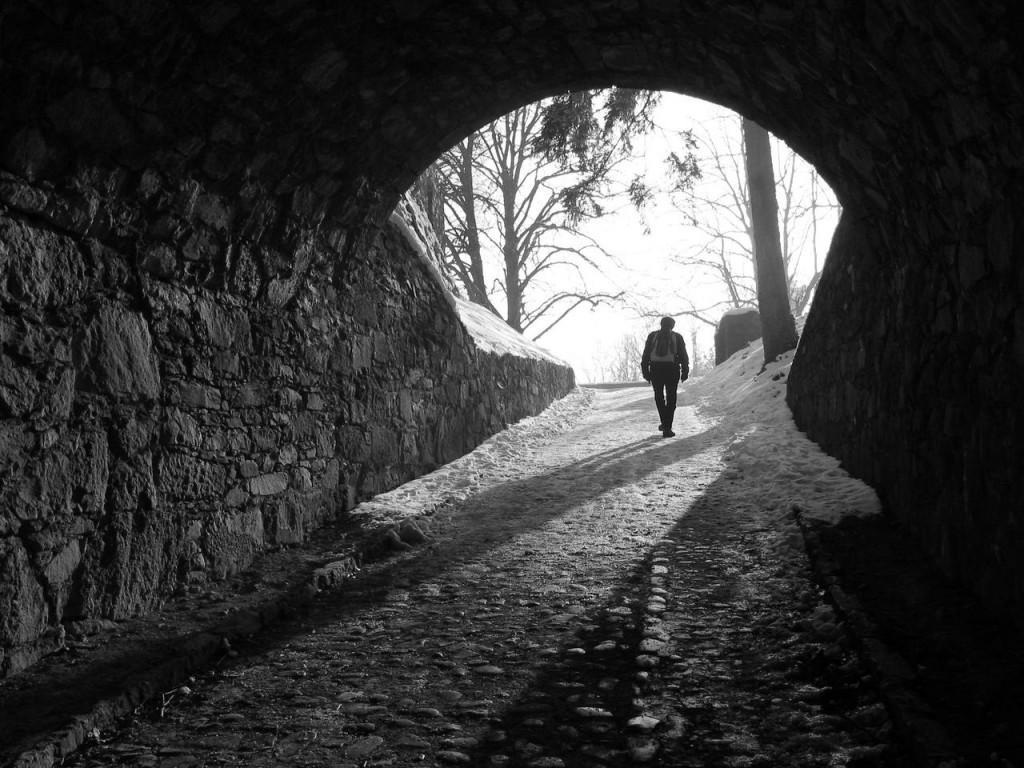
#> input picture t3/original.jpg, 1024 x 768 px
$ python testa_filtros.py original.jpg
#> lines starting #> are read from the running program, lines starting #| are printed output that depends on the picture
### t3/noise.py
import sys
import numpy as np
import cv2 as cv
import random

###------------------------------------
### Add Noise with a give probability
###------------------------------------
def sp_noise(image,prob):

    '''
    Add salt and pepper noise to image
    prob: Probability of the noise
    '''
    output = image.copy()
    if len(image.shape) == 2:
        black = 0
        white = 255
    else:
        colorspace = image.shape[2]
        if colorspace == 3:  # RGB
            black = np.array([0, 0, 0], dtype='uint8')
            white = np.array([255, 255, 255], dtype='uint8')
        else:  # RGBA
            black = np.array([0, 0, 0, 255], dtype='uint8')
            white = np.array([255, 255, 255, 255], dtype='uint8')
    probs = np.random.random(output.shape[:2])
    output[probs < (prob / 2)] = black
    output[probs > 1 - (prob / 2)] = white
    return output


# [18 lines left out: function main, not called in this run]


# [2 lines that do not run on import are left out]

### t3/testa_filtros.py
from noise import sp_noise
import cv2
import sys
import numpy as np
from matplotlib import pyplot as plt


# Printa uma tabela com os resultados dos filtros no terminal
def draw_table(filters: dict, noise_levels: list, psnr_ceil: float) -> None:
    print('PSNR de cada filtro para diferentes níveis de ruído:\n')
    print(f'{"Noise level":<15}{"Média":<15}{"Gaussiano":<15}{"Mediana":<15}{"Média Stack":<15}{"Mediana Stack":<15}{"NLM":<15}{"Bilateral":<15}')
    for i, nl in enumerate(noise_levels):
        print(f'{nl:<15}{filters["cv_blur"][i]:<15.2f}{filters["cv_ga_blur"][i]:<15.2f}{filters["cv_me_blur"][i]:<15.2f}{filters["stacking_mean"][i]:<15.2f}{filters["stacking_median"][i]:<15.2f}{filters["cv_nlm"][i]:<15.2f}{filters["cv_bf"][i]:<15.2f}')

    print(f'\nPSNR máximo: {psnr_ceil:.2f}')
    print('\nAverage values:')
    print(f'Média: {np.mean(filters["cv_blur"]):.2f}')
    print(f'Gaussiano: {np.mean(filters["cv_ga_blur"]):.2f}')
    print(f'Mediana: {np.mean(filters["cv_me_blur"]):.2f}')
    print(f'Média Stacking: {np.mean(filters["stacking_mean"]):.2f}')
    print(f'NLM: {np.mean(filters["cv_nlm"]):.2f}')
    print(f'Bilateral: {np.mean(filters["cv_bf"]):.2f}')
    print(f'Mediana Stacking: {np.mean(filters["stacking_median"]):.2f}')
    print('-' * 100)

# Retorna o stop distance para o método de stacking com base em diferentes
# níveis de ruído em @noise_levels sobre a imagem @img_original.
# Salva um gráfico com os resultados se @save_plot for True.
# [43 lines left out: function catch_sd_stacking_mean, not called in this run]

# Faz o stacking de imagens ruidosas usando a média dos pixels até que a
# diferença de PSNR entre duas iterações seja menor que @stop_distance
# Retorna o PSNR final e a quantidade de imagens usadas.
def stacking_filter_mean(img_original, noise_level: float, stop_distance: float) -> tuple[float, int]:
    previous_psnr = 0
    psnr = 0
    img_stack = []
    while(True):
        img_stack.append(sp_noise(img_original, noise_level))
        img = np.mean(img_stack, axis=0).astype(np.uint8)
        psnr = cv2.PSNR(img_original, img)
        if psnr - previous_psnr < stop_distance:
            return psnr, len(img_stack)
        previous_psnr = psnr


# Faz o stacking de imagens ruidosas usando a função np.median
# Retorna o PSNR.
def stacking_filter_median(img_original, noise_level: float) -> float:
    img_stack = [sp_noise(img_original, noise_level) for _ in range(17)]
    img = np.median(img_stack, axis=0).astype(np.uint8)
    psnr = cv2.PSNR(img_original, img)

    return psnr

# Testa os filtros cv2.blur, cv2.GaussianBlur, cv2.medianBlur e o método de stacking
# para diferentes níveis de ruído em @noise_levels usando o kernel size @ks.
def test_filters(img_original, noise_levels: list, ks: int, sd_stacking: float) -> dict:
    filters = { 'cv_blur': [], 'cv_ga_blur': [],
               'cv_me_blur': [], 'stacking_mean': [],
               'stacking_median': [], 'cv_nlm': [], 'cv_bf': []}
    for nl in noise_levels:
        img_noised = sp_noise(img_original, nl)
        psnr_cv_blur = cv2.PSNR(img_original, cv2.blur(img_noised, (ks, ks)))
        psnr_cv_ga_blur = cv2.PSNR(img_original, cv2.GaussianBlur(img_noised, (ks, ks), 0))
        psnr_cv_me_blur = cv2.PSNR(img_original, cv2.medianBlur(img_noised, ks))
        psnr_nlm = cv2.PSNR(img_original, cv2.fastNlMeansDenoising(img_noised, None, h=21))
        psnr_bf = cv2.PSNR(img_original, cv2.bilateralFilter(img_noised, ks, 10, 10))
        filters['stacking_mean'].append(stacking_filter_mean(img_original, nl, sd_stacking)[0])
        filters['stacking_median'].append(stacking_filter_median(img_original, nl))
        filters['cv_blur'].append(psnr_cv_blur)
        filters['cv_ga_blur'].append(psnr_cv_ga_blur)
        filters['cv_me_blur'].append(psnr_cv_me_blur)
        filters['cv_nlm'].append(psnr_nlm)
        filters['cv_bf'].append(psnr_bf)

    return filters

def main() -> None:
    if len(sys.argv) < 2:
        print('Usage: python3 testa_filtros.py <input1> <input2> ...')
        sys.exit(1)

    noise_levels = [0.01, 0.02, 0.05, 0.07, 0.1]

    for img_path in sys.argv[1:]:
        img_original = cv2.imread(img_path, cv2.IMREAD_GRAYSCALE)
#> img_original is the input picture: shape (768, 1024); min 0, max 255, mean 56.8
        if img_original is None:
            print(f'Could not open {img_path}')
            continue

        psnr_ceil = cv2.PSNR(img_original, img_original)
#> psnr_ceil = 361.2
        # 0.047 (função bem demorada, então já deixei o valor fixo)
        # sd_stacking = catch_sd_stacking(img_original, noise_levels, True)
        sd_stacking = 0.047
        filters = test_filters(img_original, noise_levels, 3, sd_stacking)
#> the loop in test_filters, `for nl in noise_levels:` made 5 passes
#> (psnr_cv_blur, psnr_cv_ga_blur, psnr_cv_me_blur, psnr_nlm, psnr_bf) on passes 1 to 5: (27.9, 28.89, 30.12, 26.67, 23.92), (26.79, 27.25, 30.04, 24.87, 21.06), (24.27, 24.12, 29.8, 19.22, 17.04), (23.04, 22.73, 29.59, 16.81, 15.55), (21.52, 21.11, 29.23, 14.48, 13.97)
#> pass 3, in test_filters, `img_noised = sp_noise(img_original, nl)`:
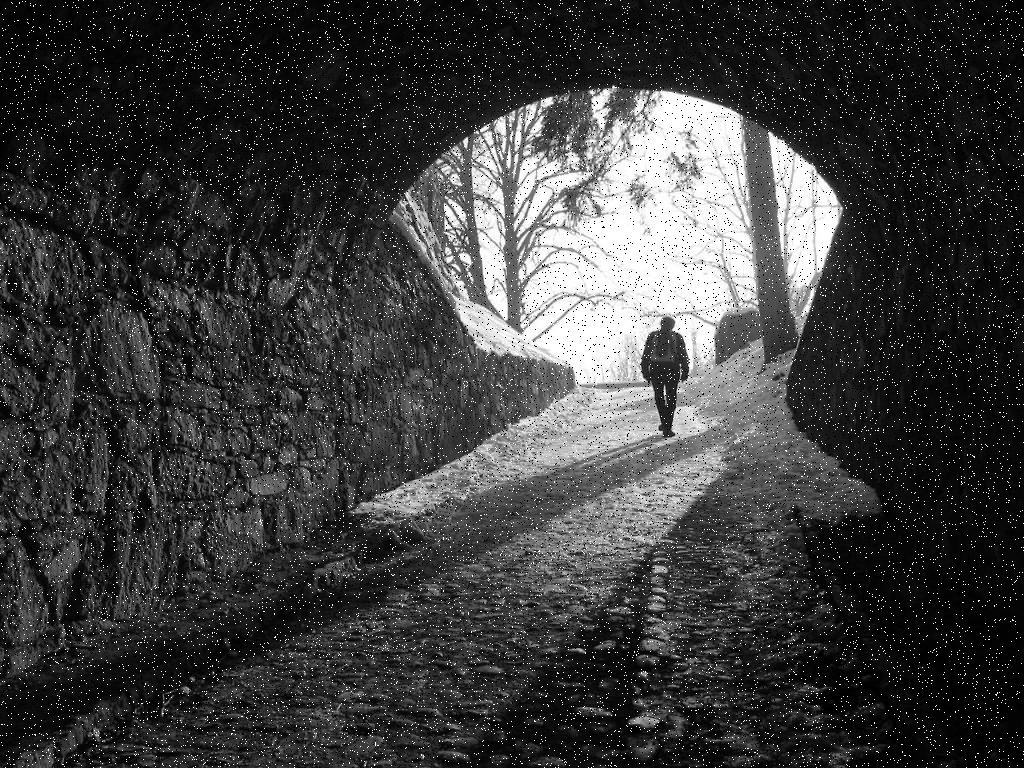
#> img_noised: shape (768, 1024); min 0, max 255, mean 60.3
#> after the loop in test_filters, `for nl in noise_levels:`:
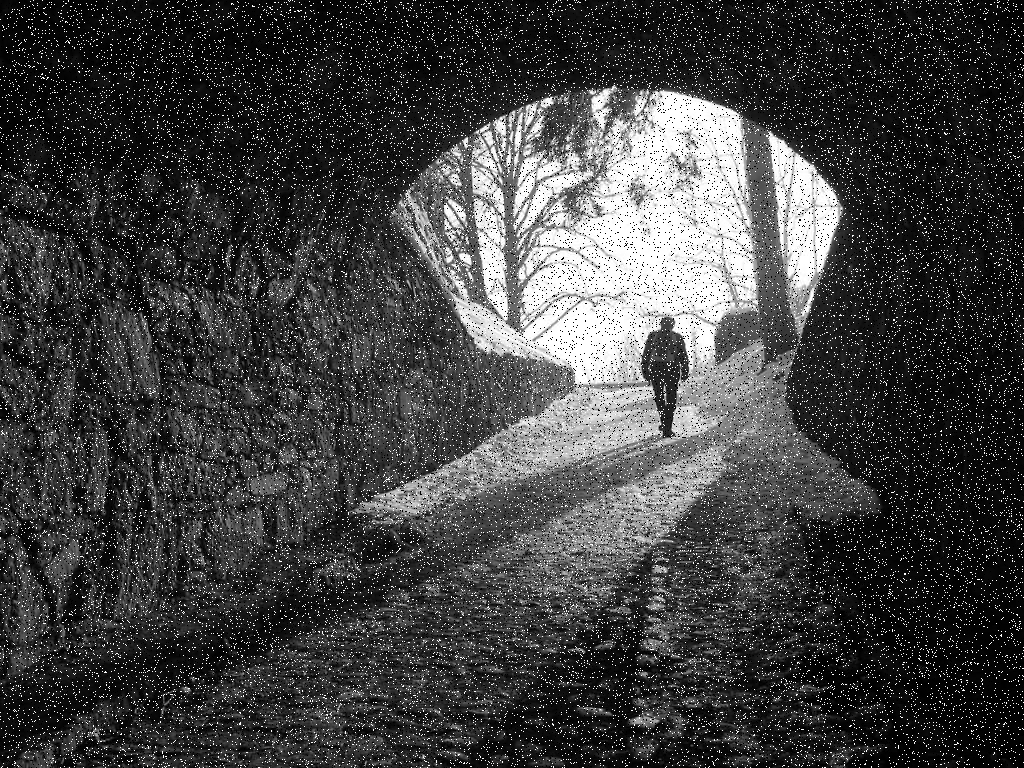
#> img_noised: shape (768, 1024); min 0, max 255, mean 63.9
#> filters = 7 items
        print(f'\nImage: {img_path}\n')
        draw_table(filters, noise_levels, psnr_ceil)
#> the loop in draw_table, `for i, nl in enumerate(noise_levels):` made 5 passes
#| 0.01           27.90          28.89          30.12          38.99          361.20         26.67          23.92
#| 0.02           26.79          27.25          30.04          36.57          361.20         24.87          21.06
#| 0.05           24.27          24.12          29.80          31.16          361.20         19.22          17.04
#| 0.07           23.04          22.73          29.59          28.97          361.20         16.81          15.55
#| 0.1            21.52          21.11          29.23          26.28          361.20         14.48          13.97
#| PSNR máximo: 361.20
#| Média: 24.70
#| Gaussiano: 24.82
#| Mediana: 29.76
#| Média Stacking: 32.39
#| NLM: 20.41
#| Bilateral: 18.31
#| Mediana Stacking: 361.20


if __name__ == '__main__':
    main()
